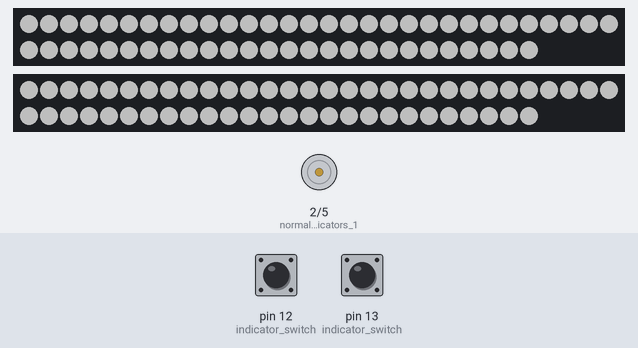
Simulated run of this sketch. Board: Arduino Uno, built with avr-gcc and run on an emulated ATmega328P. On the bench: 2 × 56 RGB LEDs in strip order, left to right, continuing on the next row, motor-driver pin pairs drawn as motors (green arrow = first pin HIGH = forward, orange = second pin HIGH = backward, longer = more drive). The inputs (shaded band) are chosen by the test bench; at power-on: pin 12 (indicator_switch) HIGH, pin 13 (indicator_switch) HIGH. Dim RGB values are drawn brighter than linear; what the sketch prints to the serial monitor is not drawn.

Above: at 1.8 s.
1.9 s: pin 12 (indicator_switch) pulled LOW for 1 s
At 2.33 s:
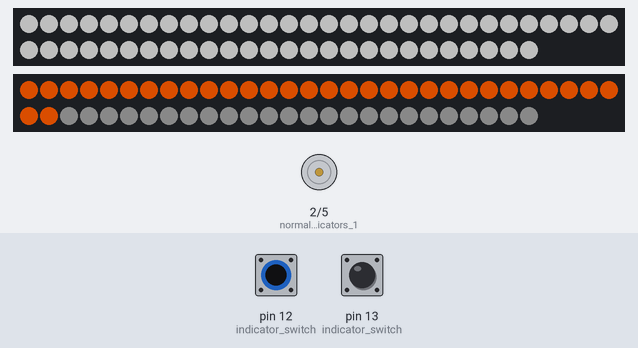
4.4 s: pin 13 (indicator_switch) pulled LOW for 3.2 s
At 4.83 s:
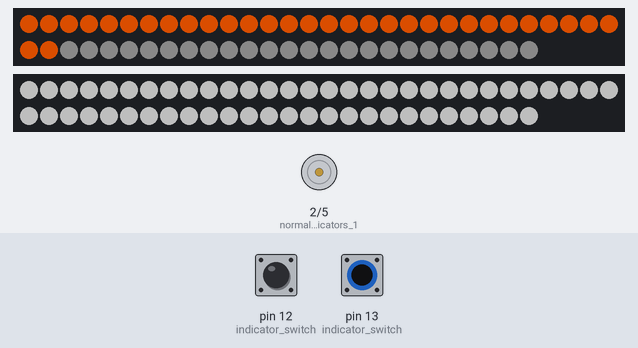
9.1 s: pin 12 (indicator_switch) pulled LOW for 3.2 s
At 9.7 s:
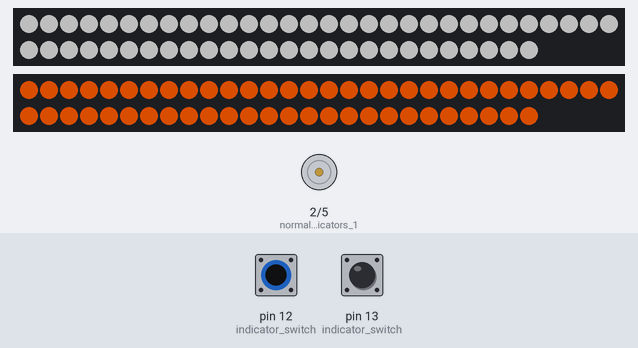
Timing chart, 0 to 13.8 s (numbered marks = the images above; inputs shaded):
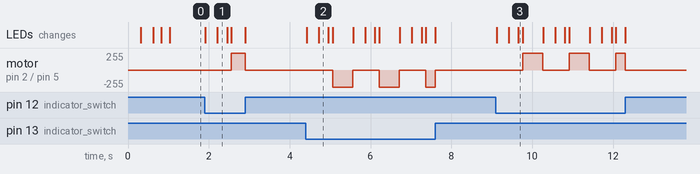

The sketch:

leddd.ino
```cpp
#include <FastLED.h>

#define NUM_LEDS    56

CRGB first[NUM_LEDS];
CRGB second[NUM_LEDS];

unsigned long previousMillis = 0;        // will store last time turn signal was updated
unsigned long previousled = 0;
unsigned long currentMillis = 0;
const long interval = 500;           // interval at which to blink (milliseconds)
boolean turnstate = false;
boolean signalmove = false;
int ledinterval = 5;

boolean nextled = false;
boolean knightriderstate = false;
boolean drlstate = false;
boolean blinkerstate = false;
boolean started = false;
boolean tetris = false;
boolean sens1 = false;
boolean sens2 = false;
boolean firsttime = true;

boolean fastturn1 = false;
boolean fastturn2 = false;


void setup() {
Serial.begin(9600);
FastLED.addLeds<NEOPIXEL, 10>(first, NUM_LEDS);
FastLED.addLeds<NEOPIXEL, 9>(second, NUM_LEDS);

pinMode(13, INPUT_PULLUP);    // indicator switch
pinMode(12, INPUT_PULLUP);    // indicator switch
pinMode(2, OUTPUT);           //normal indicators 1
pinMode(5, OUTPUT);           //normal indicators 2


}

void knightrider(){
  if(knightriderstate == false){
  for(int i = 0; i<56; i++){
    first[i] = CRGB(50,0,0);
    second[i] = CRGB (50,0,0);
    FastLED.show();
    delay(44);
    knightriderstate = true;
  }
  delay(500);
  }else if(knightriderstate == true){
    for(int i = 56; i>0; i--){
    first[i] = CRGB(0,0,0);
    second[i] = CRGB (0,0,0);
    FastLED.show();
    delay(50);
    knightriderstate = false;
    }
  }
}

void drl(){
  if(drlstate == false){
  for(int i = 0; i<56; i++){
    first[i] = CRGB (80,80,80);
    second[i] = CRGB (80,80,80);
  }

  }
  FastLED.show();
  drlstate = true;
  firsttime = true;
}

void blinkerone(){
  if(fastturn1 == false){
    currentMillis = currentMillis+1 - previousMillis;
    fastturn1 = true;
  }

  if(currentMillis - previousMillis > interval) {
    // save the last time you blinked the LED
    previousMillis = currentMillis;

    // if the LED is off turn it on and vice-versa:
    if (blinkerstate == false){
      blinkerstate = true;
    }else{
      blinkerstate = false;
    }

      if(blinkerstate == true){
        digitalWrite(5, LOW);
      for(int j = 0; j<NUM_LEDS; j++){
      first[j] = CRGB(10,10,10);
      }FastLED.show();
      for(int i = 0; i<NUM_LEDS; i++){
      first[i] = CRGB(140,50,0);
      FastLED.show();
      delay(5);
      }delay(100);
      for(int i = 0; i<NUM_LEDS; i++){
        first[i] = CRGB(10,10,10);
      }FastLED.show();
      digitalWrite(5, HIGH);

  }


}

}


void blinkersecond(){
  if(fastturn2 == false){
    currentMillis = currentMillis+1 - previousMillis;
    fastturn2 = true;
  }

  if(currentMillis - previousMillis > interval) {
    // save the last time you blinked the LED
    previousMillis = currentMillis;

    // if the LED is off turn it on and vice-versa:
    if (blinkerstate == false){
      blinkerstate = true;
    }else{
      blinkerstate = false;
    }

      if(blinkerstate == true){
      digitalWrite(2, LOW);
      for(int j = 0; j<NUM_LEDS; j++){
      second[j] = CRGB(10,10,10);
      }FastLED.show();
      for(int i = 0; i<NUM_LEDS; i++){
      second[i] = CRGB(140,50,0);
      FastLED.show();
      delay(5);
      }delay(100);
      for(int i = 0; i<NUM_LEDS; i++){
        second[i] = CRGB(10,10,10);
      }FastLED.show();
      digitalWrite(2, HIGH);

  }


}

}


void legal(){

  int sensor1 = digitalRead(13);
  int sensor2 = digitalRead(12);
  if(sensor1 == 0){
    sens1 = true;
      if(sens2 == true){
      sens2 = false;
      digitalWrite(2, LOW);
      drl();
      }
    blinkerone();
    fastturn2 = false;
    drlstate = false;
  }else if(sensor2 == 0){
    sens2 = true;
    digitalWrite(5, LOW);
      if(sens1 == true){
        sens1 = false;
        drl();
      }
    blinkersecond();
    fastturn1 = false;
    drlstate = false;
  }else{
    fastturn1 = false;
    fastturn2 = false;
    drl();
    digitalWrite(2, LOW);
    digitalWrite(5, LOW);
}

}

void startup(){
  if(tetris == false){
        for(int i = 0; i<NUM_LEDS; i++){
        first[i] = CRGB (0,80,0);
        second[i] = CRGB(0,80,0);
        FastLED.show();
        delay(10);
        }
        tetris = true;
  }else if(tetris == true){
          delay(200);
          for(int j = 0; j<NUM_LEDS; j++){
          first[j] = CRGB(80,80,80);
          second[j] = CRGB(80,80,80);
          }
          FastLED.show();
          started = true;

  }


}


void loop() {

currentMillis = millis();
Serial.print(blinkerstate);
  if(started == false){
startup();
  }else{
legal();

  }
}
```

Measured:
- after the input at 1.9 s, motor on pin 2 (normal_indicators_1) / pin 5 (normal_indicators_2): stopped → forward 255/255 after 0.66 s, → stopped 0.35 s later; the LEDs: first change at once (image 1 shows a later state)
- after the input at 4.4 s, motor on pin 2 (normal_indicators_1) / pin 5 (normal_indicators_2): goes backward 255/255 0.50 s, stopped 0.65 s, backward 255/255 0.50 s, stopped 0.65 s, backward 255/255 0.24 s, then stopped, starting after 0.66 s; the LEDs: first change at once (image 2 shows a later state)
- after the input at 9.1 s, motor on pin 2 (normal_indicators_1) / pin 5 (normal_indicators_2): goes forward 255/255 0.50 s, stopped 0.65 s, forward 255/255 0.50 s, stopped 0.65 s, forward 255/255 0.24 s, then stopped, starting after 0.66 s; the LEDs: first change at once (image 3 shows a later state)
